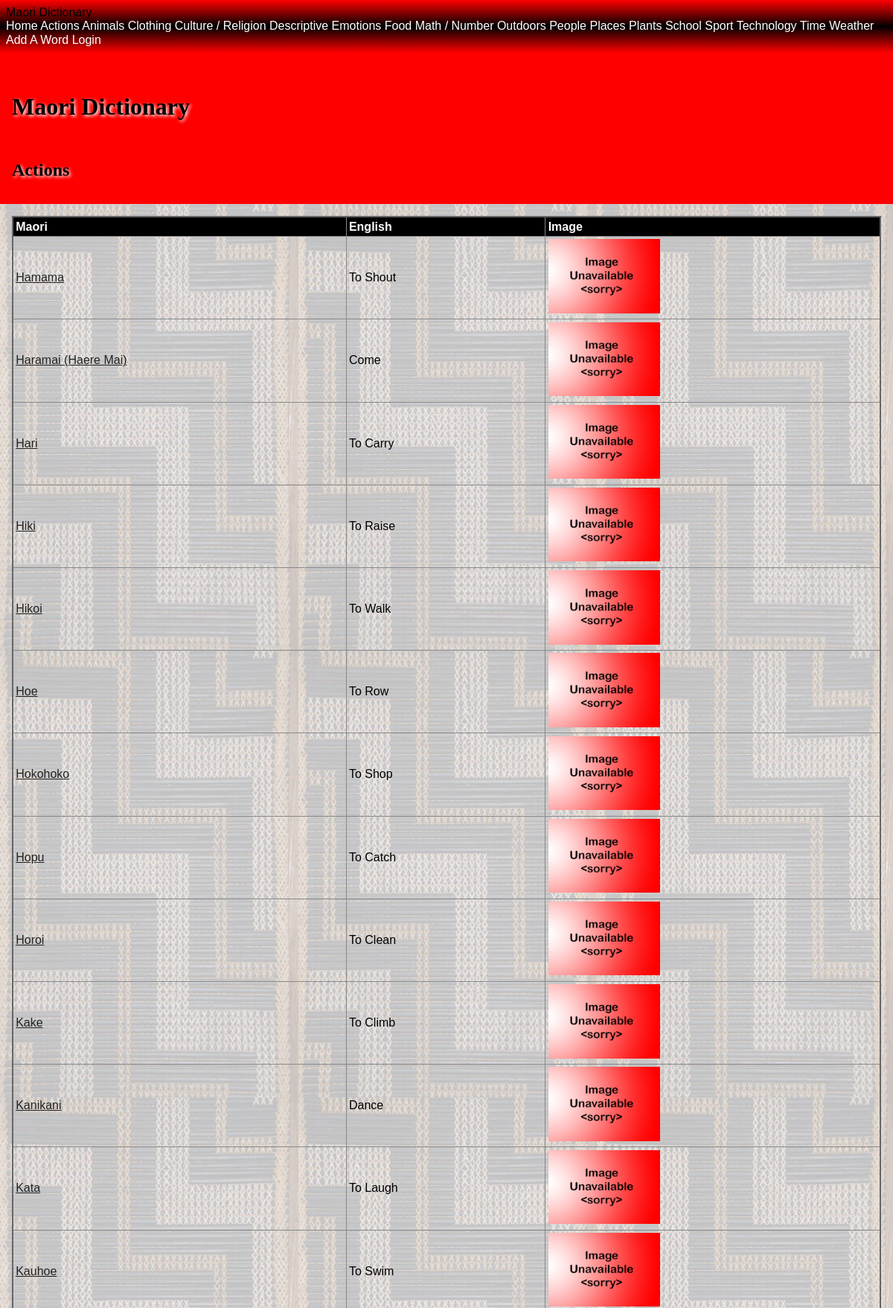
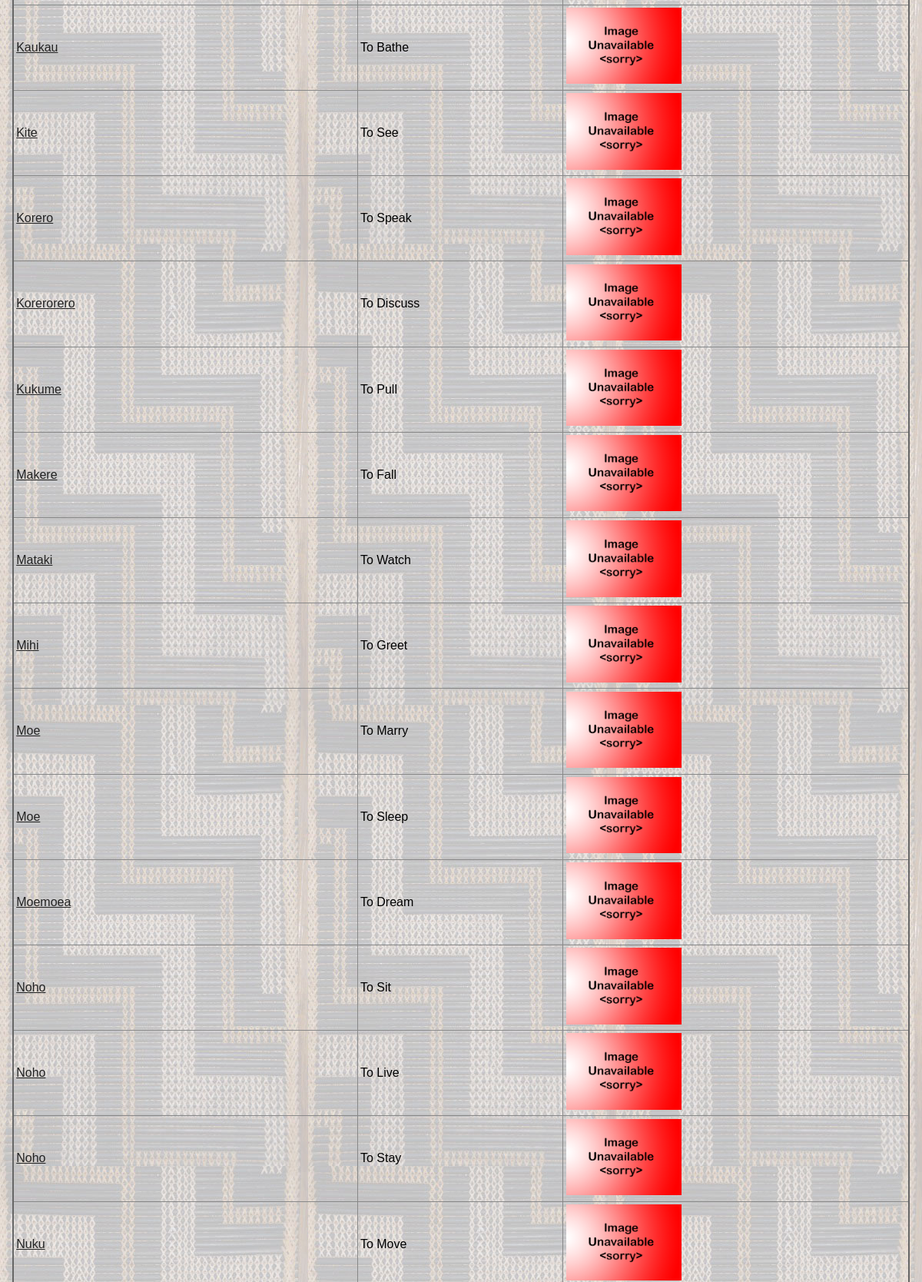
Screenshot of /category/actions (upper part) with the database file from the repository (2 pictures, top to bottom).
### tables this page shows
CREATE TABLE "maori_words"
(
    id             integer      not null
        primary key autoincrement,
    english_name   varchar(60)  not null,
    created_by     integer      not null
        references people
            on update restrict on delete restrict,
    created_at     datetime     not null,
    maori_name     varchar(60)  not null,
    category       varchar(60)  not null,
    level          integer      not null,
    definition     varchar(200) not null,
    image_filename varchar(60)
);

### app.py (the view)
@app.route('/category/<category_name>')
def site_category(category_name):
    category_name = category_name.replace("|", "/")
    query = "SELECT maori_name, english_name, definition, level, created_by, created_at, image_filename \
            FROM maori_words WHERE lower(category) = ?"
    con = create_connection(DATABASE)
    cur = con.cursor()
    cur.execute(query, (category_name.lower(),))
    maori_names = cur.fetchall()
    con.close()
    if maori_names == []:
        return redirect('/')
    return render_template("category.html", logged_in=is_logged_in(), categories=get_categories(),
                           category_name=category_name, maori_names=maori_names, is_a_teacher=is_a_teacher())

### app.py (called while the page is built)
def create_connection(db_file):
    try:
        connection = sqlite3.connect(db_file)
        return connection
    except Error as e:
        print(e)
    return None

def is_logged_in():
    if session.get("email") is None:
        print("not logged in")
        return False
    else:
        print("logged in")
        return True

def is_a_teacher():
    if session.get("type") == 'teacher':
        print("is teacher")
        return True
    else:
        print("is not teacher")
        return False

def get_categories():
    query = 'SELECT distinct lower(category) FROM maori_words'
    con = create_connection(DATABASE)
    cur = con.cursor()
    cur.execute(query)
    category_list = cur.fetchall()
    con.close()
    return category_list

### templates/category.html
{% extends 'base.html' %}
{% block pageheading %}
{{category_name.title()}}
{% endblock %}
{% block main %}
<table>
    <tr>
        <th>Maori</th>
        <th>English</th>
        <th>Image</th>
        </tr>
        <tbody>
            {% for maori_name in maori_names %}
                <tr>
                    <td><a href='/category/{{ category_name.lower().replace("/", "|") }}/{{ maori_name[0].lower() }}'>{{ maori_name[0].title() }}</a></td>
                    <td>{{ maori_name[1].title() }}</td>
                    {% if maori_name[6] %}
                        <td><img src='/static/images/{{ maori_name[6] }}' style="width: 150px"></td>
                    {% else %}
                        <td><img src='/static/images/noimage.png' style="width: 150px"></td>
                    {% endif %}
                </tr>
            {% endfor %}
        </tbody>
    </table>
{% endblock %}

### templates/base.html (shortened to what this page needs)
<!DOCTYPE html>
<html>
<head>
    <link rel="stylesheet" href="https://cdnjs.cloudflare.com/ajax/libs/normalize/8.0.1/normalize.css"/>
    <link href="{{ url_for('static', filename='style.css')}}" rel="stylesheet">
</head>
<body>
<nav>
    <div class="container">
        <div class="navbar-brand">Maori Dictionary</div>
        <div class="navbar-links">
            <a href="/">Home</a>
            {% for category in categories %}
                <a href="/category/{{ category[0].replace('/', '|') }}">{{ category[0].title() }}</a>
            {% endfor %}
            <a href="/add_word">Add A Word</a>
            {% if logged_in %}
                <a href="/logout">Log Out</a>
            {% else %}
                <a href="/login">Login</a>
            {% endif %}
        </div>
    </div>
</nav>
<div class="container">
    <header>
        <h1>Maori Dictionary</h1>
        <h2>{% block pageheading %}{% endblock %}</h2>
    </header>
    <main>
        {% block main %}{% endblock %}
    </main>
</div>
</body>
</html>

### static/style.css (style rules this page uses)
* { font-family: Comfortaa, sans-serif; margin: 0; padding: 0; box-sizing: border-box; }
header { grid-area: header; background-color: #f00; padding: 1rem; }
nav { grid-area: nav; }
main { grid-area: main; padding: 1rem; background-color: #edd; }
h1, h2, h3, h4 { padding: 1rem 0; font-family: 'Suez One', serif; color: #000; text-shadow: 2px 2px 4px #fff; }
a { color: #222; }
img { width: 100%; }
table { width: 100%; border: 2px solid #666; border-collapse: collapse; }
th, td { border: 1px solid #888; padding: 0.2rem; text-align: left; }
th { background-color: #000; color: #fff; }
@media only screen and (min-width: 768px) { nav { background: linear-gradient(180deg, rgba(255,0,0,1) 0%, rgba(0, 0, 0, 1) 50%, rgba(255,0,0,1) 100%); padding: 0.5rem; } }
@media only screen and (min-width: 768px) { nav a { color: #fff; text-decoration: none; } }
@media only screen and (min-width: 768px) { main { background-image: url('/poutama.jpg'); } }

### rows the page displays
maori_words: maori_name "Hamama", english_name "To Shout"
maori_words: maori_name "Haramai (Haere Mai)", english_name "Come"
maori_words: maori_name "Hari", english_name "To Carry"
maori_words: maori_name "Hiki", english_name "To Raise"
maori_words: maori_name "Hikoi", english_name "To Walk"
maori_words: maori_name "Hoe", english_name "To Row"
maori_words: maori_name "Hokohoko", english_name "To Shop"
maori_words: maori_name "Hopu", english_name "To Catch"
maori_words: maori_name "Horoi", english_name "To Clean"
maori_words: maori_name "Kake", english_name "To Climb"
maori_words: maori_name "Kanikani", english_name "Dance"
maori_words: maori_name "Kata", english_name "To Laugh"
maori_words: maori_name "Kauhoe", english_name "To Swim"
maori_words: maori_name "Kaukau", english_name "To Bathe"
maori_words: maori_name "Kite", english_name "To See"
maori_words: maori_name "Korero", english_name "To Speak"
maori_words: maori_name "Korerorero", english_name "To Discuss"
maori_words: maori_name "Kukume", english_name "To Pull"
maori_words: maori_name "Makere", english_name "To Fall"
maori_words: maori_name "Mataki", english_name "To Watch"
maori_words: maori_name "Mihi", english_name "To Greet"
maori_words: maori_name "Moe", english_name "To Marry"
maori_words: maori_name "Moe", english_name "To Sleep"
maori_words: maori_name "Moemoea", english_name "To Dream"
maori_words: maori_name "Noho", english_name "To Sit"
maori_words: maori_name "Noho", english_name "To Live"
maori_words: maori_name "Noho", english_name "To Stay"
maori_words: maori_name "Nuku", english_name "To Move"

### other values shown
{{ category[0].title() }} "Actions" "Animals" "Clothing" "Culture / Religion" "Descriptive" "Emotions" "Food" "Math / Number" "Outdoors" "People" "Places" "Plants" "School" "Sport" "Technology" "Time" "Weather"
{{ category_name.title() }} "Actions"
